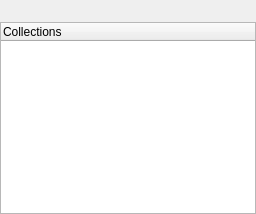
               <widget class="QWidget" name="inputsTabWidgetPage2">
                <attribute name="icon">
                 <iconset resource="../ema.qrc">
                  <normaloff>:/icons/16x16/address-book-new.png</normaloff>:/icons/16x16/address-book-new.png</iconset>
                </attribute>
                <attribute name="title">
                 <string/>
                </attribute>
                <attribute name="toolTip">
                 <string>Collections</string>
                </attribute>
                <layout class="QVBoxLayout" name="verticalLayout_9">
                 <property name="spacing">
                  <number>0</number>
                 </property>
                 <property name="margin">
                  <number>0</number>
                 </property>
                 <item>
                  <widget class="QWidget" name="widget_2" native="true">
                   <layout class="QHBoxLayout" name="horizontalLayout_16">
                    <property name="spacing">
                     <number>0</number>
                    </property>
                    <property name="margin">
                     <number>0</number>
                    </property>
                    <item>
                     <widget class="QPushButton" name="collecEditButton">
                      <property name="toolTip">
                       <string>Edit an existing collection</string>
                      </property>
                      <property name="text">
                       <string/>
                      </property>
                      <property name="icon">
                       <iconset resource="../ema.qrc">
                        <normaloff>:/icons/16x16/view-close.png</normaloff>:/icons/16x16/view-close.png</iconset>
                      </property>
                      <property name="iconSize">
                       <size>
                        <width>16</width>
                        <height>16</height>
                       </size>
                      </property>
                      <property name="flat">
                       <bool>true</bool>
                      </property>
                     </widget>
                    </item>
                    <item>
                     <spacer name="horizontalSpacer_2">
                      <property name="orientation">
                       <enum>Qt::Horizontal</enum>
                      </property>
                      <property name="sizeHint" stdset="0">
                       <size>
                        <width>40</width>
                        <height>20</height>
                       </size>
                      </property>
                     </spacer>
                    </item>
                    <item>
                     <widget class="QPushButton" name="collecAddButton">
                      <property name="toolTip">
                       <string>Create a new collection</string>
                      </property>
                      <property name="text">
                       <string/>
                      </property>
                      <property name="icon">
                       <iconset resource="../ema.qrc">
                        <normaloff>:/icons/16x16/list-add.png</normaloff>:/icons/16x16/list-add.png</iconset>
                      </property>
                      <property name="iconSize">
                       <size>
                        <width>16</width>
                        <height>16</height>
                       </size>
                      </property>
                      <property name="flat">
                       <bool>true</bool>
                      </property>
                     </widget>
                    </item>
                    <item>
                     <widget class="QPushButton" name="collecDeleteButton">
                      <property name="toolTip">
                       <string>Delete selected collection</string>
                      </property>
                      <property name="text">
                       <string/>
                      </property>
                      <property name="icon">
                       <iconset resource="../ema.qrc">
                        <normaloff>:/icons/16x16/list-remove.png</normaloff>:/icons/16x16/list-remove.png</iconset>
                      </property>
                      <property name="iconSize">
                       <size>
                        <width>16</width>
                        <height>16</height>
                       </size>
                      </property>
                      <property name="flat">
                       <bool>true</bool>
                      </property>
                     </widget>
                    </item>
                   </layout>
                  </widget>
                 </item>
                 <item>
                  <widget class="QTreeWidget" name="collecTreeWidget">
                   <property name="toolTip">
                    <string>Collections list</string>
                   </property>
                   <column>
                    <property name="text">
                     <string>Collections</string>
                    </property>
                   </column>
                  </widget>
                 </item>
                </layout>
               </widget>
